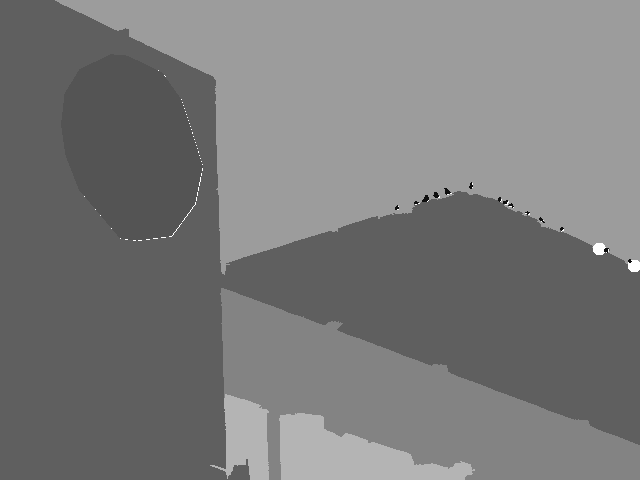
#> input picture Assign3_Python/Python_DS_Assignment/data/pngs/7.png, 640 x 480 px, found by its file name
$ python rotate.py
#> lines starting #> are read from the running program, lines starting #| are printed output that depends on the picture
#Imports

import PIL
import numpy
from PIL import Image
from numpy import degrees
from numpy import asarray


class RotateImage(object):
    '''
        Rotates the image about the centre of the image.
    '''

    def __init__(self, degrees):
        '''
            Arguments:
            degrees: rotation degree.
        '''

        # Write your code here

        self.degree = degrees

    def __call__(self, sample):
        '''
            Arguments:
            image (numpy array or PIL image)

            Returns:
            image (numpy array or PIL image)
        '''

        # Write your code here
        if not isinstance(sample,PIL.Image.Image): # if given as numpy array, then convert into PIL Image
            img = Image.fromarray(sample)

        return sample.rotate(self.degree)

# Testing

if __name__ == "__main__" :
    img  = Image.open("testing/7.png")
#> img is the input picture: PIL image 640x480 L; min 15, max 255, mean 122
    rotate = RotateImage(90)
    img = rotate(img)
#> in __call__, `return sample.rotate(self.degree)`:
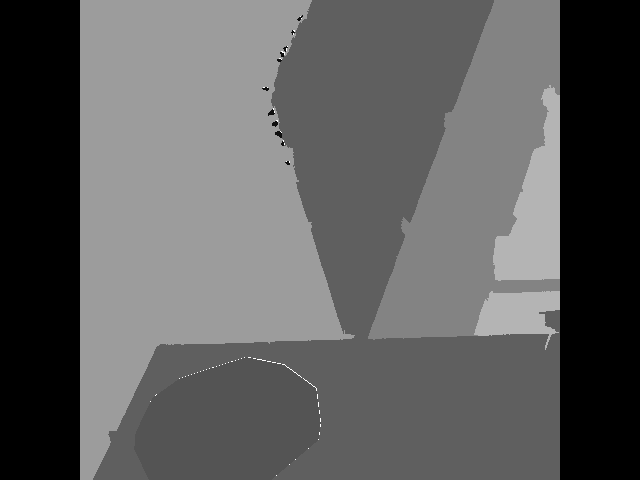
#> returned value: PIL image 640x480 L; min 0, max 255, mean 93.7
    img2 = asarray(img.convert("RGB"))
    print(img2.shape)
#| (480, 640, 3)
    img.show()
    # 3,480,640
    # 2,0,1

$ run again, with Assign3_Python/Python_DS_Assignment/data/pngs/0.png copied over Assign3_Python/Python_DS_Assignment/data/pngs/7.png
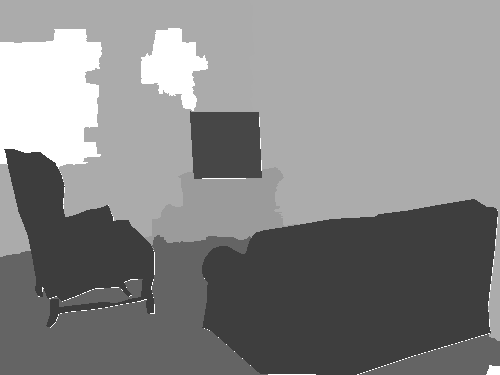
#> input picture Assign3_Python/Python_DS_Assignment/data/pngs/0.png, 500 x 375 px, found by its file name
#> img is the input picture: PIL image 500x375 L; min 61, max 255, mean 134.9
#> in __call__, `return sample.rotate(self.degree)`:
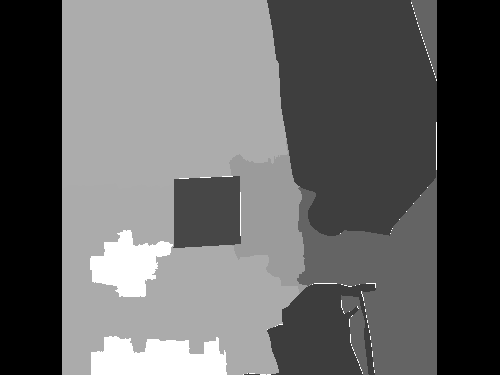
#> returned value: PIL image 500x375 L; min 0, max 255, mean 99.6
#| (375, 500, 3)

$ run again, with Assign3_Python/Python_DS_Assignment/data/pngs/1.png copied over Assign3_Python/Python_DS_Assignment/data/pngs/7.png
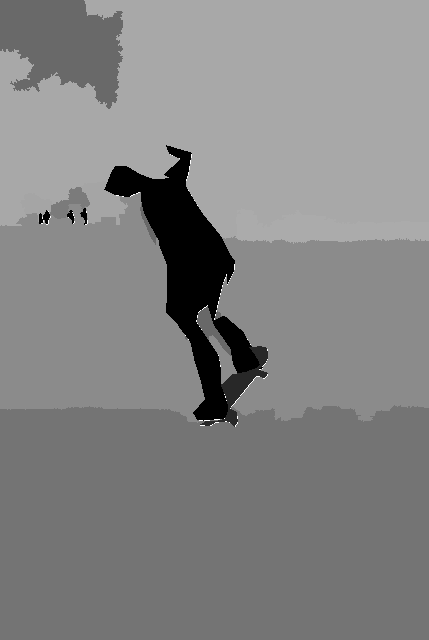
#> input picture Assign3_Python/Python_DS_Assignment/data/pngs/1.png, 429 x 640 px, found by its file name
#> img is the input picture: PIL image 429x640 L; min 0, max 255, mean 131.5
#> in __call__, `return sample.rotate(self.degree)`:
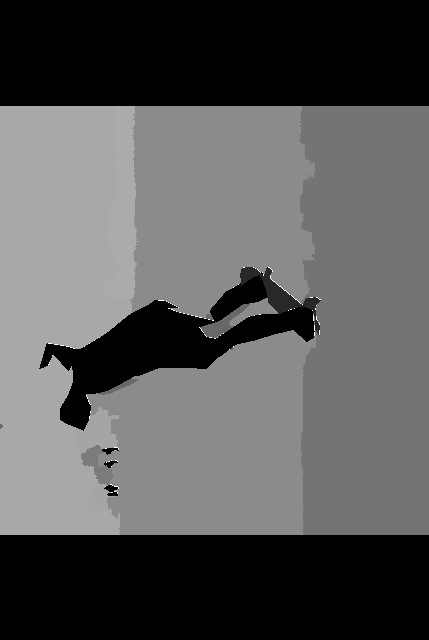
#> returned value: PIL image 429x640 L; min 0, max 255, mean 86.7
#| (640, 429, 3)

$ run again, with Assign3_Python/Python_DS_Assignment/data/pngs/2.png copied over Assign3_Python/Python_DS_Assignment/data/pngs/7.png
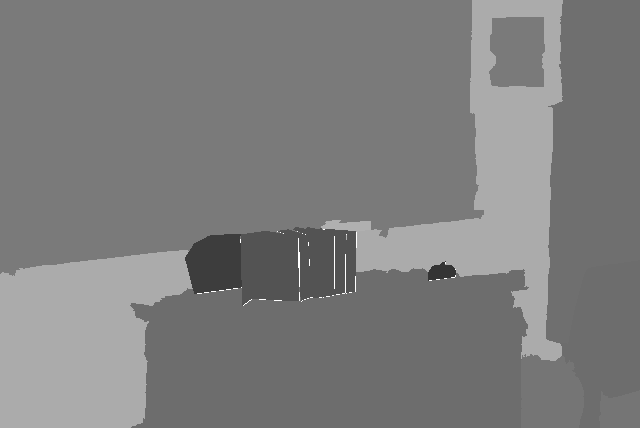
#> input picture Assign3_Python/Python_DS_Assignment/data/pngs/2.png, 640 x 428 px, found by its file name
#> img is the input picture: PIL image 640x428 L; min 52, max 255, mean 125.7
#> in __call__, `return sample.rotate(self.degree)`:
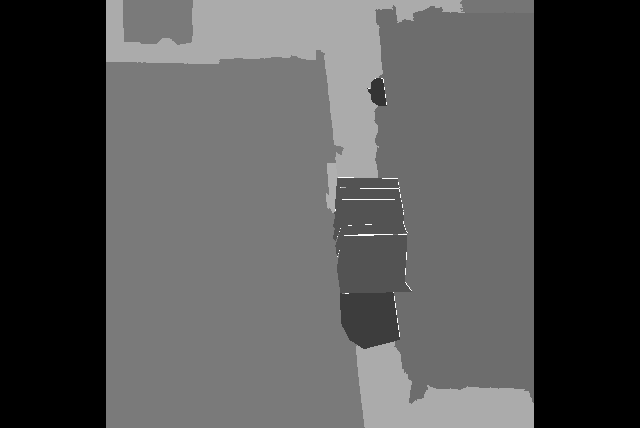
#> returned value: PIL image 640x428 L; min 0, max 255, mean 82.5
#| (428, 640, 3)
